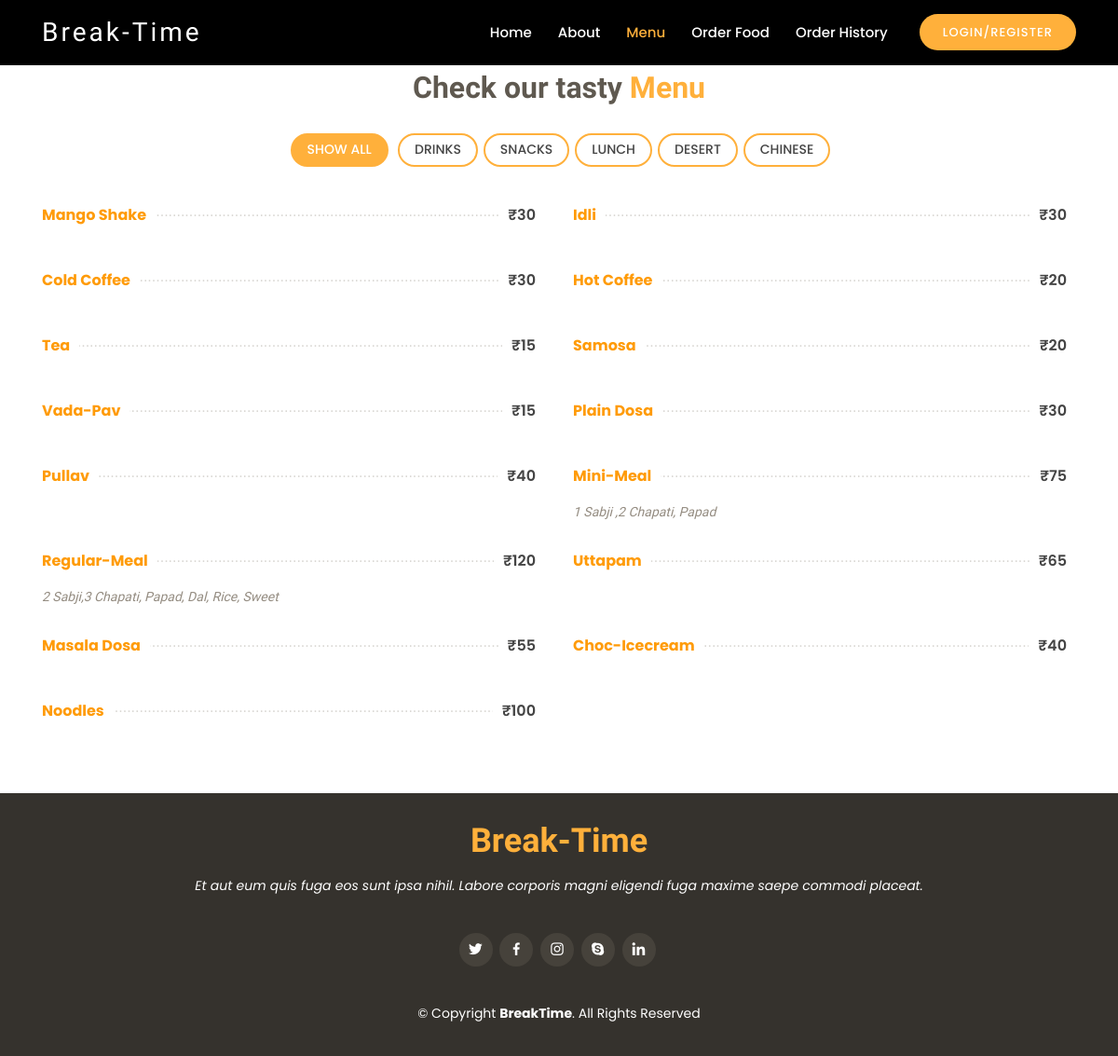
Page /menu.php on the earlier database version.
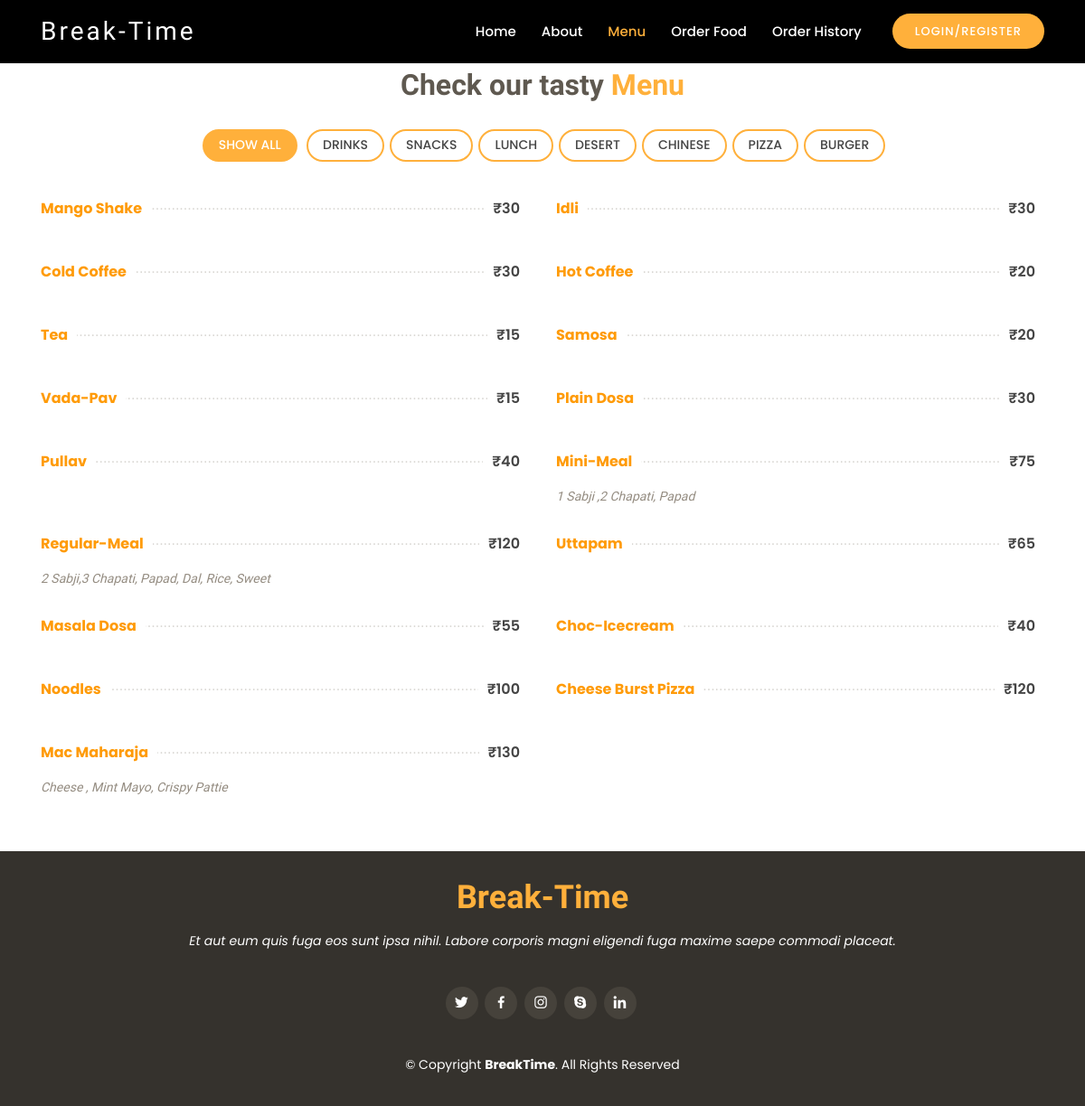
Same page on the later database version.
### tables this page shows
CREATE TABLE `menu` (
  `item_no` int(11) NOT NULL,
  `item_name` varchar(20) NOT NULL,
  `price` int(11) NOT NULL,
  `ingredients` varchar(50) NOT NULL,
  `type` varchar(10) NOT NULL
);

### menu.php (the view, shortened to what this page needs)
<?php
$xyz="Login/Register";
$db = new DbConnect();
$con = $db->connect();
?>
<!DOCTYPE html>
<html lang="en">
<head>
  <link href="assets/vendor/bootstrap/css/bootstrap.min.css" rel="stylesheet">
  <link href="assets/vendor/icofont/icofont.min.css" rel="stylesheet">
  <link href="assets/vendor/boxicons/css/boxicons.min.css" rel="stylesheet">
  <link href="assets/vendor/animate.css/animate.min.css" rel="stylesheet">
  <link href="assets/vendor/venobox/venobox.css" rel="stylesheet">
  <link href="assets/vendor/owl.carousel/assets/owl.carousel.min.css" rel="stylesheet">
  <link href="assets/css/style.css" rel="stylesheet">
</head>
<body>
  <header style="background: black;" id="header" class="fixed-top d-flex align-items-center header-transparent">
    <div class="container d-flex align-items-center">
      <div class="logo mr-auto">
        <h1 class="text-light"><a href="index.php"><span>Break-Time</span></a></h1>
      </div>
      <nav class="nav-menu d-none d-lg-block">
        <ul>
        <li ><a href="index.php">Home</a></li>
          <li><a href="#about">About</a></li>
          <li class="active"><a href="menu.php">Menu</a></li>
          <?php
            if($xyz=="admin"){
              echo "
            <li><a href=\"onGoingOrder.php\">On Going Orders</a></li>
            <li><a href=\"order_history.php\">Order History</a></li>
            <li><a href=\"addFoodItem.php\">Add Food Item</a></li>
          ";
            }
            else{
              echo " <li><a href=\"order.php\">Order Food</a></li>
              <li><a href=\"order_history.php\">Order History</a></li>
             ";
            }
          ?>
          <li class="book-a-table text-center"><a href="login.php"><?php echo $xyz?></a></li>
        </ul>
      </nav>
    </div>
  </header>
<section id="menu" class="menu">
      <div class="container">
        <div class="section-title">
          <h2>Check our tasty <span>Menu</span></h2>
        </div>
        <div class="row">
          <div class="col-lg-12 d-flex justify-content-center">
            <ul id="menu-flters">
              <li data-filter="*" class="filter-active">SHOW ALL</li>
              <?php
                $sql="select distinct type from menu";
                $result= mysqli_query($con,$sql);
                while($row=mysqli_fetch_assoc($result)){
                    $t=$row['type'];
                    $st=strtoupper($t);
                    echo "<li data-filter=\".filter-$t \">$st</li>";
                }
              ?>
            </ul>
          </div>
        </div>
        <div class="row menu-container">
          <?php
            $sql="select * from menu";
            $result= mysqli_query($con,$sql);
            while($row=mysqli_fetch_assoc($result)){
                menuItem($row['item_name'],$row['type'],$row['ingredients'],$row['price'],$row['item_no']);
            }
          function menuItem($name,$type,$ing,$price,$item_id){
            echo "<div class=\"col-lg-6 menu-item filter-$type\">
                <div class=\"menu-content\">
                <p>$name</p><span>₹$price</span>
                </div>
                <div class=\"menu-ingredients\">
                    $ing
                </div>
                </div>";
            }
          ?>
        </div>
    </section>
  <footer id="footer">
    <div class="container">
      <h3>Break-Time</h3>
      <p>Et aut eum quis fuga eos sunt ipsa nihil. Labore corporis magni eligendi fuga maxime saepe commodi placeat.</p>
      <div class="social-links">
        <a href="#" class="twitter"><i class="bx bxl-twitter"></i></a>
        <a href="#" class="facebook"><i class="bx bxl-facebook"></i></a>
        <a href="#" class="instagram"><i class="bx bxl-instagram"></i></a>
        <a href="#" class="google-plus"><i class="bx bxl-skype"></i></a>
        <a href="#" class="linkedin"><i class="bx bxl-linkedin"></i></a>
      </div>
      <div class="copyright">
        &copy; Copyright <strong><span>BreakTime</span></strong>. All Rights Reserved
      </div>
    </div>
  </footer>
</body>
</html>

Differences in the rows shown:
added menu: item_name "Cheese Burst Pizza", price "120"
added menu: item_name "Mac Maharaja", price "130", ingredients "Cheese , Mint Mayo, Crispy Pattie"
Other differences:
new list line: "PIZZA"
new list line: "BURGER"
